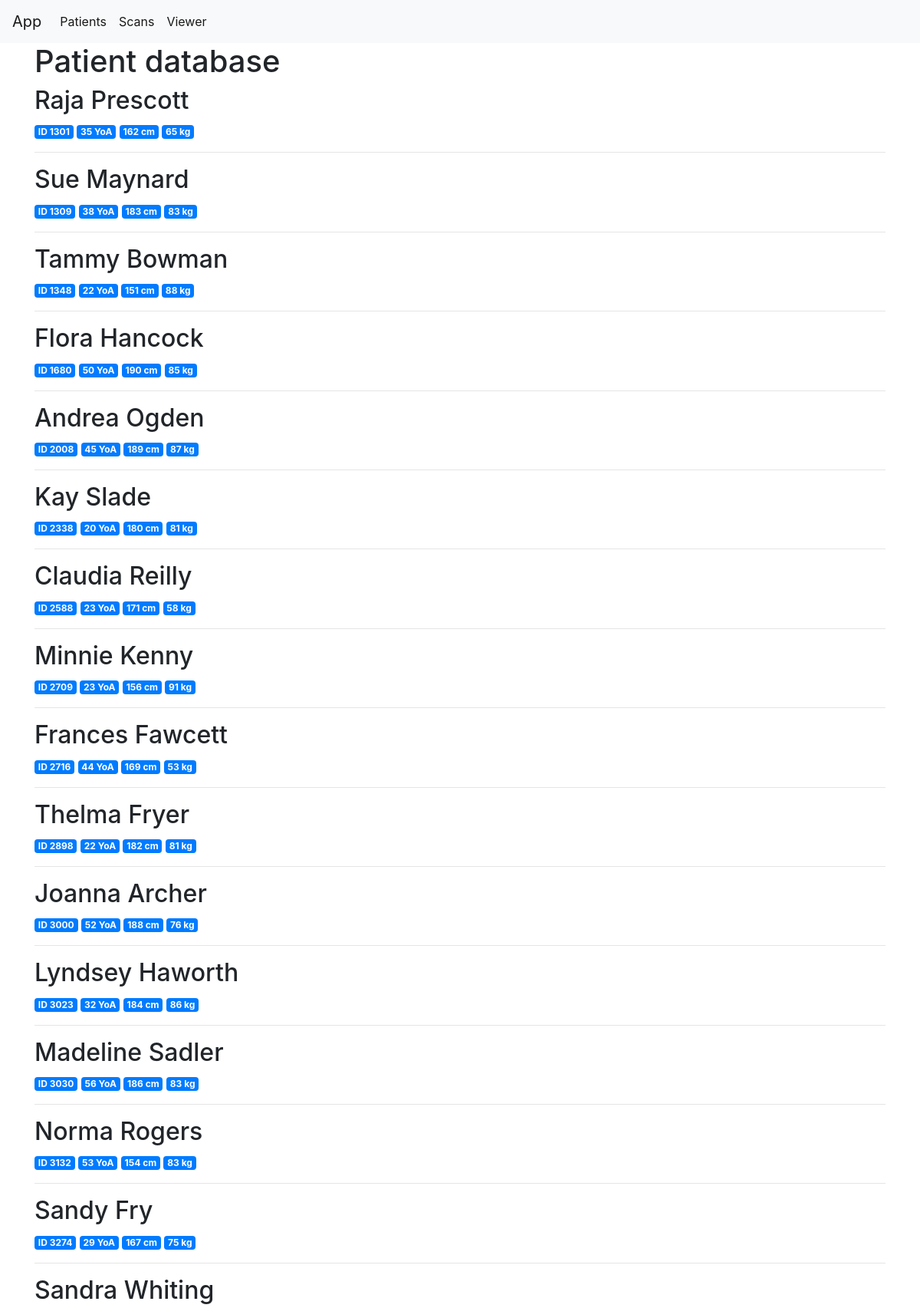
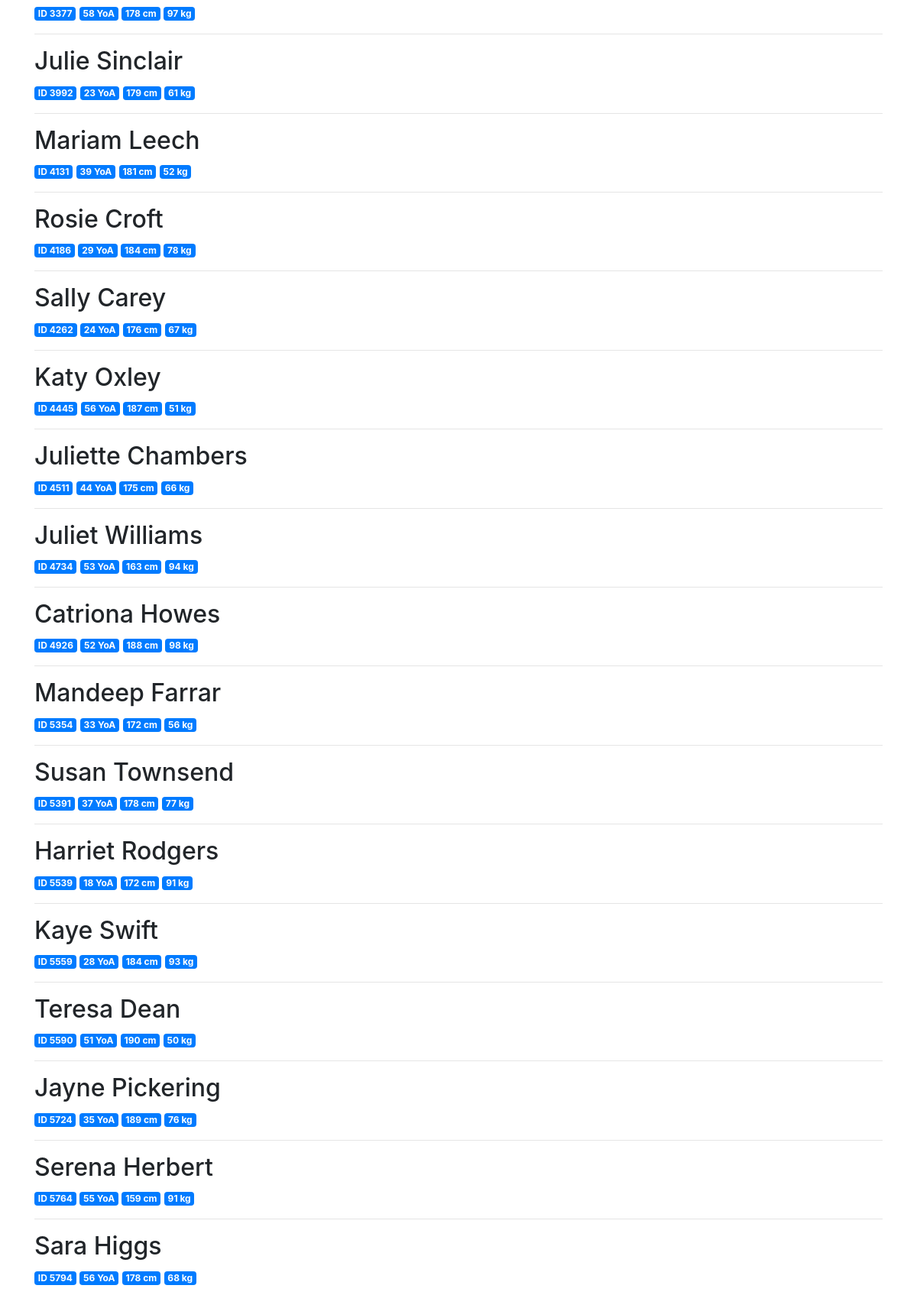
Page /patients (upper part) on the committed database (2 pictures, top to bottom).
### tables this page shows
CREATE TABLE patient (
  id INTEGER PRIMARY KEY AUTOINCREMENT,
  name TEXT NOT NULL,
  age INTEGER,
  height INTEGER,
  weight INTEGER,
  history BOOLEAN
);

### app.py (the view)
@app.route("/patients")
def patients():
    conn = get_db_connection()
    patients = conn.execute("SELECT * FROM patient").fetchall()
    patients.pop(0)
    conn.close()
    return render_template("patients.html", patients=patients)

### app.py (called while the page is built)
def get_db_connection() -> Connection:
    conn = sqlite3.connect("files/patient.db")
    conn.row_factory = sqlite3.Row
    return conn

### templates/patients.html
{% extends 'base.html' %}
{% block content %}
    <h1>{% block title %} Patient database {% endblock %}</h1>
    {% for patient in patients %}
        <h2>{{ patient['name'] }}</h2>
        <span class="badge badge-primary">ID {{ patient['id'] }}</span>
        <span class="badge badge-primary">{{ patient['age'] }} YoA</span>
        <span class="badge badge-primary">{{ patient['height'] }} cm</span>
        <span class="badge badge-primary">{{ patient['weight'] }} kg</span>
        <hr>
    {% endfor %}
{% endblock %}

### templates/base.html (shortened to what this page needs)
<!doctype html>
<html lang="en">
  <head>
    <link rel="stylesheet" href="https://stackpath.bootstrapcdn.com/bootstrap/4.3.1/css/bootstrap.min.css">
  </head>
  <body>
    <nav class="navbar navbar-expand-md navbar-light bg-light">
        <a class="navbar-brand" href="{{ url_for('index')}}">App</a>
        <div class="collapse navbar-collapse" id="navbarNav">
            <ul class="navbar-nav">
            <li class="nav-item active">
            <a class="nav-link" href="{{ url_for('patients')}}">Patients</a>
            </li>
            <li class="nav-item active">
            <a class="nav-link" href="{{ url_for('scans')}}">Scans</a>
            </li>
            <li class="nav-item active">
            <a class="nav-link" href="{{ url_for('viewer')}}">Viewer</a>
            </li>
            </ul>
        </div>
    </nav>
    <div class="container">
        {% block content %} {% endblock %}
    </div>
  </body>
</html>

### rows in the picture
patient: name "Raja Prescott", id "1301", age "35", height "162", weight "65"
patient: name "Sue Maynard", id "1309", age "38", height "183", weight "83"
patient: name "Tammy Bowman", id "1348", age "22", height "151", weight "88"
patient: name "Flora Hancock", id "1680", age "50", height "190", weight "85"
patient: name "Andrea Ogden", id "2008", age "45", height "189", weight "87"
patient: name "Kay Slade", id "2338", age "20", height "180", weight "81"
patient: name "Claudia Reilly", id "2588", age "23", height "171", weight "58"
patient: name "Minnie Kenny", id "2709", age "23", height "156", weight "91"
patient: name "Frances Fawcett", id "2716", age "44", height "169", weight "53"
patient: name "Thelma Fryer", id "2898", age "22", height "182", weight "81"
patient: name "Joanna Archer", id "3000", age "52", height "188", weight "76"
patient: name "Lyndsey Haworth", id "3023", age "32", height "184", weight "86"
patient: name "Madeline Sadler", id "3030", age "56", height "186", weight "83"
patient: name "Norma Rogers", id "3132", age "53", height "154", weight "83"
patient: name "Sandy Fry", id "3274", age "29", height "167", weight "75"
patient: name "Sandra Whiting", id "3377", age "58", height "178", weight "97"
patient: name "Julie Sinclair", id "3992", age "23", height "179", weight "61"
patient: name "Mariam Leech", id "4131", age "39", height "181", weight "52"
patient: name "Rosie Croft", id "4186", age "29", height "184", weight "78"
patient: name "Sally Carey", id "4262", age "24", height "176", weight "67"
patient: name "Katy Oxley", id "4445", age "56", height "187", weight "51"
patient: name "Juliette Chambers", id "4511", age "44", height "175", weight "66"
patient: name "Juliet Williams", id "4734", age "53", height "163", weight "94"
patient: name "Catriona Howes", id "4926", age "52", height "188", weight "98"
patient: name "Mandeep Farrar", id "5354", age "33", height "172", weight "56"
patient: name "Susan Townsend", id "5391", age "37", height "178", weight "77"
patient: name "Harriet Rodgers", id "5539", age "18", height "172", weight "91"
patient: name "Kaye Swift", id "5559", age "28", height "184", weight "93"
patient: name "Teresa Dean", id "5590", age "51", height "190", weight "50"
patient: name "Jayne Pickering", id "5724", age "35", height "189", weight "76"
patient: name "Serena Herbert", id "5764", age "55", height "159", weight "91"
patient: name "Sara Higgs", id "5794", age "56", height "178", weight "68"
